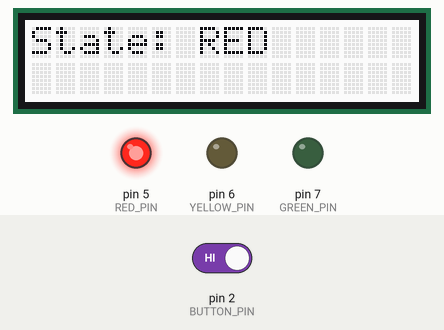
Bench run of a sketch on a simulated Arduino Uno, built with avr-gcc and run on an emulated ATmega328P. Parts: 16×2 character LCD, output pins drawn as LEDs (lit = HIGH). The test bench sets the inputs (shaded band); at power-on: pin 2 (BUTTON_PIN) HIGH. What the sketch prints to the serial monitor is not drawn.

Above: at 4.2 s.
4.3 s: pin 2 (BUTTON_PIN) driven HIGH
At 6.3 s:
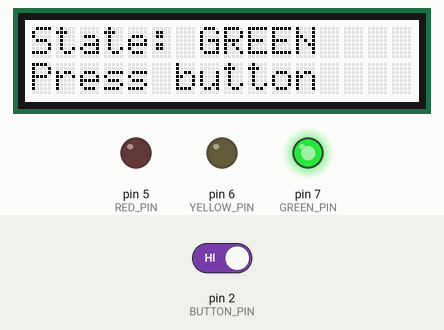
6.6 s: pin 2 (BUTTON_PIN) driven LOW
At 7.6 s:
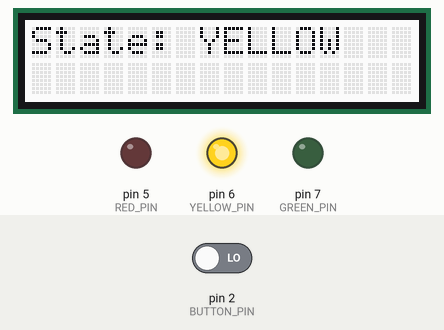
Timing chart, 0 to 15.2 s (numbered marks = the images above; inputs shaded):
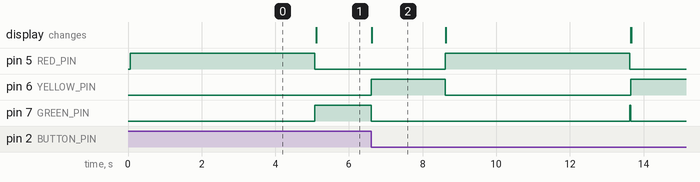

The sketch:

Task3_Pedestrian_Crossing.ino
```cpp
// =====================================================================
//  Task 3: Pedestrian crossing (a button causes a transition)
//  Display: Adafruit RGB LCD shield
// ---------------------------------------------------------------------
//  What this sketch does:
//    The same traffic light as Task 2, but GREEN no longer ends after
//    a fixed time. It stays GREEN until a pedestrian presses the button:
//
//        RED --(after 5 s)--> GREEN --(button pressed)--> YELLOW
//        YELLOW --(after 2 s)--> RED
//
//  Wiring (the same as Task 2, plus the button):
//    D5 -> 220 ohm -> RED LED    -> GND
//    D6 -> 220 ohm -> YELLOW LED -> GND
//    D7 -> 220 ohm -> GREEN LED  -> GND
//    Push button between D2 and GND
//    LCD shield: 5V -> 5V, GND -> GND, SDA -> A4, SCL -> A5
//
//  Library (Tools -> Manage Libraries...):
//    "Adafruit RGB LCD Shield Library" by Adafruit
// =====================================================================

#include <Wire.h>                  // I2C bus: the shield is controlled over SDA and SCL
#include <Adafruit_RGBLCDShield.h> // driver for the Adafruit RGB LCD shield

// The LCD object. The shield is always at I2C address 0x20.
Adafruit_RGBLCDShield lcd;

// The pins
const int RED_PIN    = 5;
const int YELLOW_PIN = 6;
const int GREEN_PIN  = 7;
const int BUTTON_PIN = 2;          // push button between D2 and GND

// 1. The states
enum TrafficLightState
{
    RED,
    GREEN,
    YELLOW
};

// 2. The current state
TrafficLightState currentState = RED;


void setup()
{
    Serial.begin(9600);

    pinMode(RED_PIN,    OUTPUT);
    pinMode(YELLOW_PIN, OUTPUT);
    pinMode(GREEN_PIN,  OUTPUT);

    // INPUT_PULLUP: D2 reads HIGH normally, and LOW while the button
    // is pressed (the button connects D2 to GND)
    pinMode(BUTTON_PIN, INPUT_PULLUP);

    lcd.begin(16, 2);                  // start the LCD: 16 columns, 2 rows
    lcd.setBacklight(0x7);             // switch the backlight on (0x7 = white)
}


void loop()
{
    // 3. Do the work of the current state
    switch (currentState)
    {
        case RED:
            digitalWrite(RED_PIN,    HIGH);
            digitalWrite(YELLOW_PIN, LOW);
            digitalWrite(GREEN_PIN,  LOW);
            lcd.clear();
            lcd.print("State: RED");
            Serial.println("State: RED");
            delay(5000);                       // stay in RED for 5 seconds
            currentState = GREEN;              // RED -> GREEN
            break;

        case GREEN:
            digitalWrite(RED_PIN,    LOW);
            digitalWrite(YELLOW_PIN, LOW);
            digitalWrite(GREEN_PIN,  HIGH);
            lcd.clear();
            lcd.print("State: GREEN");
            lcd.setCursor(0, 1);               // bottom row
            lcd.print("Press button");
            Serial.println("State: GREEN");

            // Wait here until the button is pressed (D2 goes LOW)
            while (digitalRead(BUTTON_PIN) == HIGH)
            {
                // do nothing
            }
            Serial.println("Button pressed");
            currentState = YELLOW;             // GREEN -> YELLOW
            break;

        case YELLOW:
            digitalWrite(RED_PIN,    LOW);
            digitalWrite(YELLOW_PIN, HIGH);
            digitalWrite(GREEN_PIN,  LOW);
            lcd.clear();
            lcd.print("State: YELLOW");
            Serial.println("State: YELLOW");
            delay(2000);                       // stay in YELLOW for 2 seconds
            currentState = RED;                // YELLOW -> RED
            break;
    }
}
```

Measured:
- after the input at 6.6 s, pin 5 (RED_PIN): LOW → HIGH after 2.0 s, → LOW 5.0 s later; pin 6 (YELLOW_PIN): LOW → HIGH at once, → LOW 2.0 s later, → HIGH 5.0 s later; pin 7 (GREEN_PIN): HIGH → LOW at once, → HIGH 7.0 s later, → LOW 0.03 s later; the display: changes at once (image 2)
- what the display in image 2 shows lasts 2.0 s, from 6.6 s to 8.6 s
